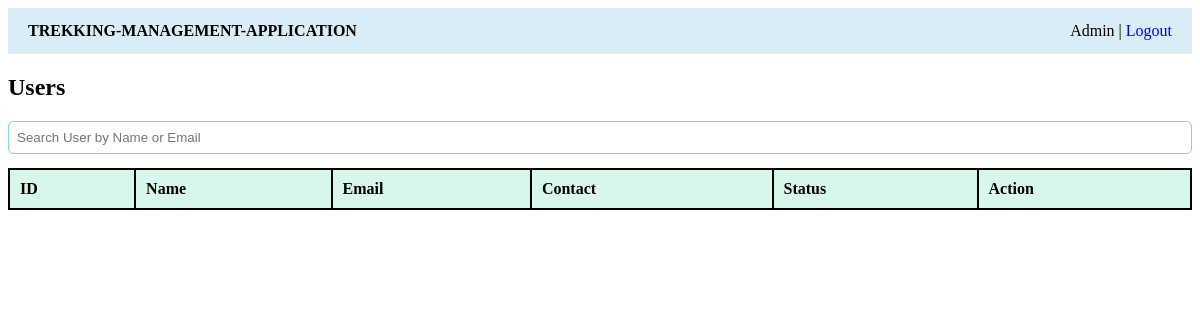
/admin/users (signed in), run on an earlier commit of the app's database.
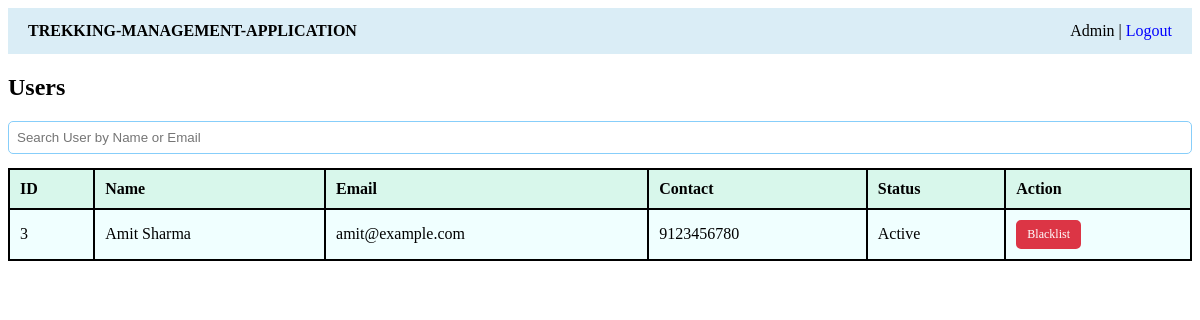
And on a later commit of the database.
### application/models.py (models this page shows)
class User(db.Model):
    __tablename__ = "users"
    id = db.Column(db.Integer, primary_key=True)
    name = db.Column(db.String(100), nullable=False)
    email = db.Column(db.String(100), unique = True, nullable=False)
    password = db.Column(db.String(40), nullable=False)
    role = db.Column(db.String(100), nullable=False)
    contact = db.Column(db.String(20))
    approved= db.Column(db.Boolean, default=True)
    blacklisted=db.Column(db.Boolean, default=False)
    bookings = db.relationship('Booking', backref = 'user', lazy = True)
    assigned_treks = db.relationship('Trek', backref = 'user', lazy = True)

### application/controllers.py (the view)
@app.route("/admin/users")
def admin_users():
    if session.get("role") != "Admin":
        return redirect("/login")
    search_text = request.args.get("q", "")
    if search_text:
        users=User.query.filter(
            (User.role=="user") &
            ((User.name.like("%" + search_text +"%")) | (User.email.like("%" + search_text + "%")))
        ).all()
    else:
        users=User.query.filter_by(role="user").all()
    return render_template("admin_users.html", users=users, q=search_text)

### templates/admin_users.html
{% extends "base.html" %}
{% block public_content %}
<h2>Users</h2>
<form method="get" class="field"><input name="q" value="{{ q }}" placeholder="Search User by Name or Email"></form>
<table>
    <tr><th>ID</th><th>Name</th><th>Email</th><th>Contact</th><th>Status</th><th>Action</th></tr>
    {% for u in users %}
    <tr><td>{{ u.id }}</td><td>{{ u.name }}</td><td>{{ u.email }}</td><td>{{ u.contact }}</td>
    <td>{{ 'Blacklisted' if u.blacklisted else 'Active' }}</td>
    <td><a class="btn btn-small btn-red" href="{{ url_for('blacklist_user', user_id=u.id) }}">Blacklist</a></td>
    </tr>
    {% endfor %}
</table>
{% endblock %}

What changed in the data, as far as the page shows it:
added User: id "3", name "Amit Sharma", email "amit@example.com", contact "9123456780", blacklisted "Active"
